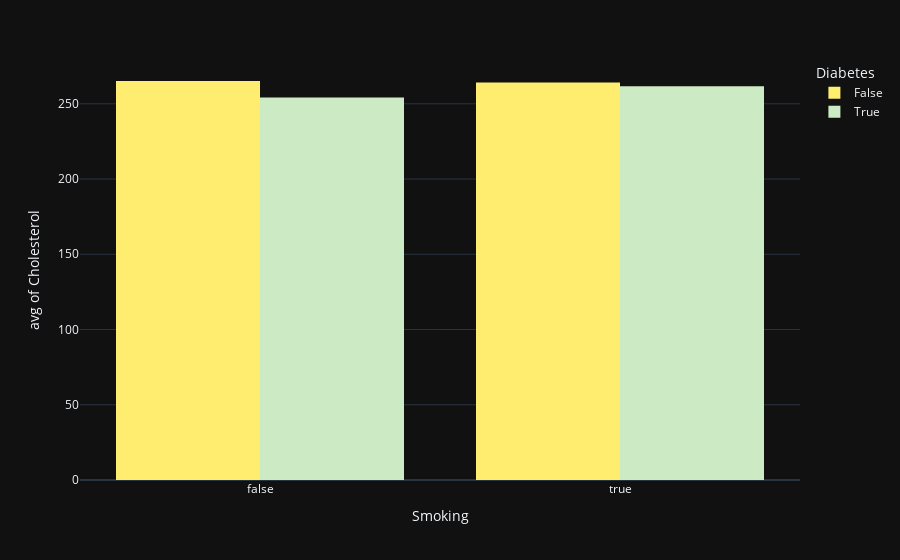

The cell this chart's notebook holds for it:
### Code cell
px.histogram(x,x='Smoking',y='Cholesterol',color='Diabetes',barmode='group',histfunc='avg',color_discrete_sequence=px.colors.qualitative.Set3_r,template='plotly_dark')

### Figure 1 — Plotly figure (JSON) as saved in the notebook; plotly's stock layout.template omitted (floating-point values rounded to 4 significant figures)
{"data": [{"alignmentgroup": "True", "bingroup": "x", "histfunc": "avg", "hovertemplate": "Diabetes=False<br>Smoking=%{x}<br>avg of Cholesterol=%{y}<extra></extra>", "legendgroup": "False", "marker": {"color": "rgb(255,237,111)", "pattern": {"shape": ""}}, "name": "False", "offsetgroup": "False", "orientation": "v", "showlegend": true, "type": "histogram", "x": [false, true], "xaxis": "x", "y": [265.2, 264.1], "yaxis": "y"}, {"alignmentgroup": "True", "bingroup": "x", "histfunc": "avg", "hovertemplate": "Diabetes=True<br>Smoking=%{x}<br>avg of Cholesterol=%{y}<extra></extra>", "legendgroup": "True", "marker": {"color": "rgb(204,235,197)", "pattern": {"shape": ""}}, "name": "True", "offsetgroup": "True", "orientation": "v", "showlegend": true, "type": "histogram", "x": [false, true], "xaxis": "x", "y": [254.2, 261.7], "yaxis": "y"}], "layout": {"barmode": "group", "legend": {"title": {"text": "Diabetes"}, "tracegroupgap": 0}, "margin": {"t": 60}, "xaxis": {"anchor": "y", "domain": [0, 1], "title": {"text": "Smoking"}}, "yaxis": {"anchor": "x", "domain": [0, 1], "title": {"text": "avg of Cholesterol"}}}}
